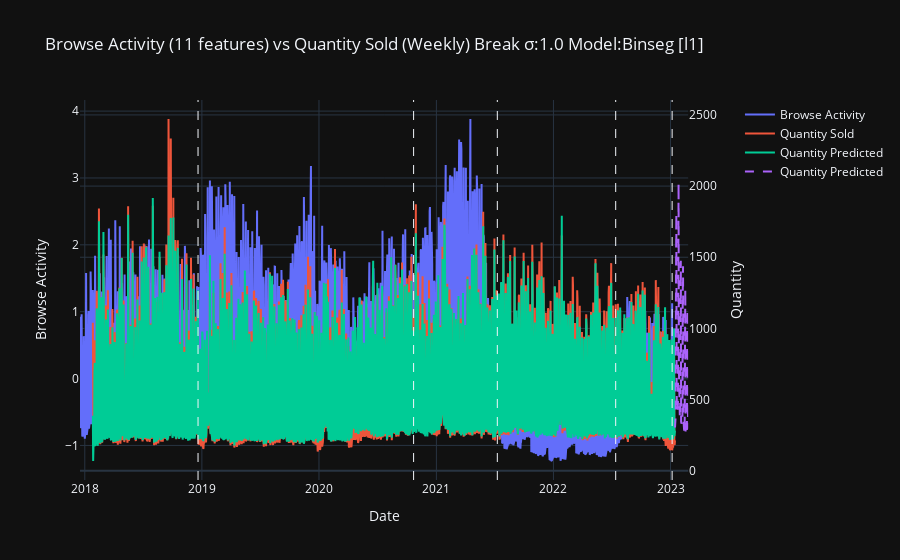

Source (notebook cell):
### Code cell
fig=read_json('27099553/27099553.json')
fig.show()

### Figure 1 — Plotly figure (JSON) as saved in the notebook; plotly's stock layout.template omitted (floating-point values rounded to 4 significant figures; data arrays with more than 128 entries replaced by an {"elided": "..."} marker saying what was removed)
{"data": [{"name": "Browse Activity", "type": "scatter", "x": {"elided": "1847 str values"}, "xaxis": "x", "y": {"elided": "1847 float values"}, "yaxis": "y"}, {"name": "Quantity Sold", "type": "scatter", "x": {"elided": "1816 str values"}, "xaxis": "x", "y": {"elided": "1816 float values"}, "yaxis": "y2"}, {"name": "Quantity Predicted", "type": "scatter", "x": {"elided": "1816 str values"}, "xaxis": "x", "y": {"elided": "1816 float values"}, "yaxis": "y2"}, {"line": {"dash": "dash"}, "name": "Quantity Predicted", "type": "scatter", "x": ["2023-01-15T00:00:00", "2023-01-16T00:00:00", "2023-01-17T00:00:00", "2023-01-18T00:00:00", "2023-01-19T00:00:00", "2023-01-20T00:00:00", "2023-01-21T00:00:00", "2023-01-22T00:00:00", "2023-01-23T00:00:00", "2023-01-24T00:00:00", "2023-01-25T00:00:00", "2023-01-26T00:00:00", "2023-01-27T00:00:00", "2023-01-28T00:00:00", "2023-01-29T00:00:00", "2023-01-30T00:00:00", "2023-01-31T00:00:00", "2023-02-01T00:00:00", "2023-02-02T00:00:00", "2023-02-03T00:00:00", "2023-02-04T00:00:00", "2023-02-05T00:00:00", "2023-02-06T00:00:00", "2023-02-07T00:00:00", "2023-02-08T00:00:00", "2023-02-09T00:00:00", "2023-02-10T00:00:00", "2023-02-11T00:00:00", "2023-02-12T00:00:00", "2023-02-13T00:00:00", "2023-02-14T00:00:00", "2023-02-15T00:00:00", "2023-02-16T00:00:00", "2023-02-17T00:00:00", "2023-02-18T00:00:00", "2023-02-19T00:00:00", "2023-02-20T00:00:00", "2023-02-21T00:00:00", "2023-02-22T00:00:00", "2023-02-23T00:00:00", "2023-02-24T00:00:00", "2023-02-25T00:00:00"], "xaxis": "x", "y": [303.7, 329.3, 386.3, 1322.0, 1806.0, 576.6, 414.1, 416.3, 435.1, 468.5, 1053.0, 2022.0, 724.1, 374.6, 376.7, 369.7, 382.8, 1357.0, 1475.0, 344.8, 330.9, 337.4, 354.1, 343.9, 1235.0, 1437.0, 363.3, 275.3, 279.6, 267.7, 278.5, 1062.0, 1277.0, 266.1, 266.5, 294.9, 281.3, 279.8, 958.3, 1134.0, 294.3, 496.9], "yaxis": "y2"}], "layout": {"shapes": [{"line": {"dash": "dash", "width": 1}, "type": "line", "x0": "2018-12-20T00:00:00", "x1": "2018-12-20T00:00:00", "xref": "x", "y0": 0, "y1": 1, "yref": "y domain"}, {"line": {"dash": "dash", "width": 1}, "type": "line", "x0": "2020-10-22T00:00:00", "x1": "2020-10-22T00:00:00", "xref": "x", "y0": 0, "y1": 1, "yref": "y domain"}, {"line": {"dash": "dash", "width": 1}, "type": "line", "x0": "2021-07-10T00:00:00", "x1": "2021-07-10T00:00:00", "xref": "x", "y0": 0, "y1": 1, "yref": "y domain"}, {"line": {"dash": "dash", "width": 1}, "type": "line", "x0": "2022-07-14T00:00:00", "x1": "2022-07-14T00:00:00", "xref": "x", "y0": 0, "y1": 1, "yref": "y domain"}, {"line": {"dash": "dash", "width": 1}, "type": "line", "x0": "2023-01-06T00:00:00", "x1": "2023-01-06T00:00:00", "xref": "x", "y0": 0, "y1": 1, "yref": "y domain"}], "title": {"text": "Browse Activity (11 features) vs Quantity Sold (Weekly)\nBreak σ:1.0\nModel:Binseg [l1]"}, "xaxis": {"anchor": "y", "domain": [0, 0.94], "title": {"text": "Date"}}, "yaxis": {"anchor": "x", "domain": [0, 1], "title": {"text": "Browse Activity"}}, "yaxis2": {"anchor": "x", "overlaying": "y", "side": "right", "title": {"text": "Quantity"}}}}
